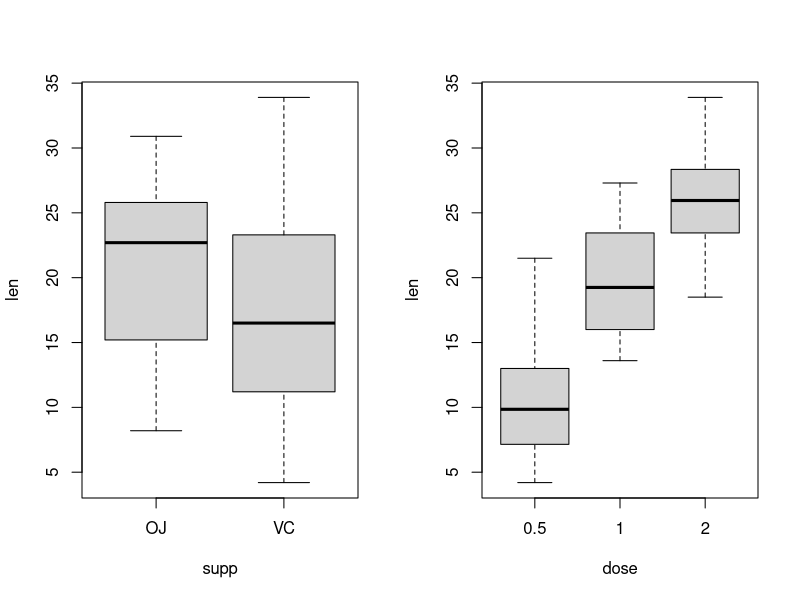

Source code (R):
## ---- chunk 1
knitr::opts_chunk$set(echo = TRUE)
## ---- chunk 2
library(dplyr)
tg <- ToothGrowth
dim(tg)
## ---- chunk 3
summary(tg)
par(mfrow=c(1,2))
boxplot(len ~ supp, data=tg)
boxplot(len ~ dose, data=tg)
## ---- chunk 4
OJ <- subset(tg, supp == 'OJ')
VC <- subset(tg, supp == 'VC')
## ---- chunk 5
t.test(OJ$len, VC$len, alternative='greater', paired = FALSE, var.equal = FALSE)
## ---- chunk 6
half.dose <- subset(tg, dose == 0.5)
one.dose <- subset(tg, dose == 1)
two.dose <- subset(tg, dose == 2)
## ---- chunk 7
t.test(one.dose$len, half.dose$len, alternative='greater', paired=FALSE, var.equal=FALSE)
## ---- chunk 8
t.test(two.dose$len, one.dose$len, alternative='greater', paired=FALSE, var.equal=FALSE)
